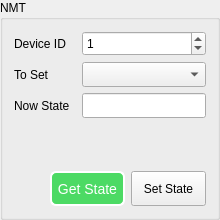
           <widget class="QGroupBox" name="groupBox_5">
            <property name="sizePolicy">
             <sizepolicy hsizetype="Minimum" vsizetype="Preferred">
              <horstretch>0</horstretch>
              <verstretch>0</verstretch>
             </sizepolicy>
            </property>
            <property name="maximumSize">
             <size>
              <width>220</width>
              <height>16777215</height>
             </size>
            </property>
            <property name="title">
             <string>NMT</string>
            </property>
            <layout class="QGridLayout" name="gridLayout_17">
             <item row="0" column="0">
              <layout class="QGridLayout" name="gridLayout_8">
               <item row="1" column="0">
                <widget class="QLabel" name="rawFilterLabel_4">
                 <property name="text">
                  <string>To Set</string>
                 </property>
                </widget>
               </item>
               <item row="1" column="1" colspan="2">
                <widget class="QComboBox" name="comboBox_nodeState">
                 <property name="minimumSize">
                  <size>
                   <width>0</width>
                   <height>25</height>
                  </size>
                 </property>
                 <property name="maximumSize">
                  <size>
                   <width>16777215</width>
                   <height>25</height>
                  </size>
                 </property>
                </widget>
               </item>
               <item row="2" column="0">
                <widget class="QLabel" name="rawFilterLabel_5">
                 <property name="text">
                  <string>Now State</string>
                 </property>
                </widget>
               </item>
               <item row="2" column="1" colspan="2">
                <widget class="QLineEdit" name="nowNodeState">
                 <property name="minimumSize">
                  <size>
                   <width>0</width>
                   <height>25</height>
                  </size>
                 </property>
                 <property name="maximumSize">
                  <size>
                   <width>16777215</width>
                   <height>25</height>
                  </size>
                 </property>
                </widget>
               </item>
               <item row="0" column="0">
                <widget class="QLabel" name="rawFilterLabel_2">
                 <property name="text">
                  <string>Device ID</string>
                 </property>
                </widget>
               </item>
               <item row="0" column="1" colspan="2">
                <widget class="QSpinBox" name="spinBox_NMTnodeID">
                 <property name="minimumSize">
                  <size>
                   <width>0</width>
                   <height>25</height>
                  </size>
                 </property>
                 <property name="maximum">
                  <number>127</number>
                 </property>
                 <property name="value">
                  <number>1</number>
                 </property>
                </widget>
               </item>
              </layout>
             </item>
             <item row="1" column="0">
              <spacer name="verticalSpacer">
               <property name="orientation">
                <enum>Qt::Vertical</enum>
               </property>
               <property name="sizeHint" stdset="0">
                <size>
                 <width>20</width>
                 <height>47</height>
                </size>
               </property>
              </spacer>
             </item>
             <item row="2" column="0">
              <layout class="QHBoxLayout" name="horizontalLayout_4">
               <item>
                <spacer name="horizontalSpacer">
                 <property name="orientation">
                  <enum>Qt::Horizontal</enum>
                 </property>
                 <property name="sizeHint" stdset="0">
                  <size>
                   <width>54</width>
                   <height>20</height>
                  </size>
                 </property>
                </spacer>
               </item>
               <item>
                <widget class="QPushButton" name="pushButton_getNodeState">
                 <property name="sizePolicy">
                  <sizepolicy hsizetype="Minimum" vsizetype="Fixed">
                   <horstretch>0</horstretch>
                   <verstretch>0</verstretch>
                  </sizepolicy>
                 </property>
                 <property name="minimumSize">
                  <size>
                   <width>75</width>
                   <height>35</height>
                  </size>
                 </property>
                 <property name="maximumSize">
                  <size>
                   <width>16777215</width>
                   <height>35</height>
                  </size>
                 </property>
                 <property name="styleSheet">
                  <string notr="true">QPushButton{
    background-color: rgb(76, 218, 100);
	border-style: outset;
    border-width: 2px;
	border-radius: 6px;
    color: white;
	font-size: 14px;
}

QPushButton:hover{
    background-color: rgb(110, 230, 120);
}

QPushButton:pressed{
    background-color: rgb(50, 200, 80);
}

QPushButton:disabled{
    background-color: gray;
}</string>
                 </property>
                 <property name="text">
                  <string>Get State</string>
                 </property>
                </widget>
               </item>
               <item>
                <widget class="QPushButton" name="pushButton_setNodeState">
                 <property name="sizePolicy">
                  <sizepolicy hsizetype="Minimum" vsizetype="Fixed">
                   <horstretch>0</horstretch>
                   <verstretch>0</verstretch>
                  </sizepolicy>
                 </property>
                 <property name="minimumSize">
                  <size>
                   <width>75</width>
                   <height>35</height>
                  </size>
                 </property>
                 <property name="maximumSize">
                  <size>
                   <width>16777215</width>
                   <height>35</height>
                  </size>
                 </property>
                 <property name="text">
                  <string>Set State</string>
                 </property>
                </widget>
               </item>
              </layout>
             </item>
            </layout>
            <zorder>verticalSpacer</zorder>
           </widget>
